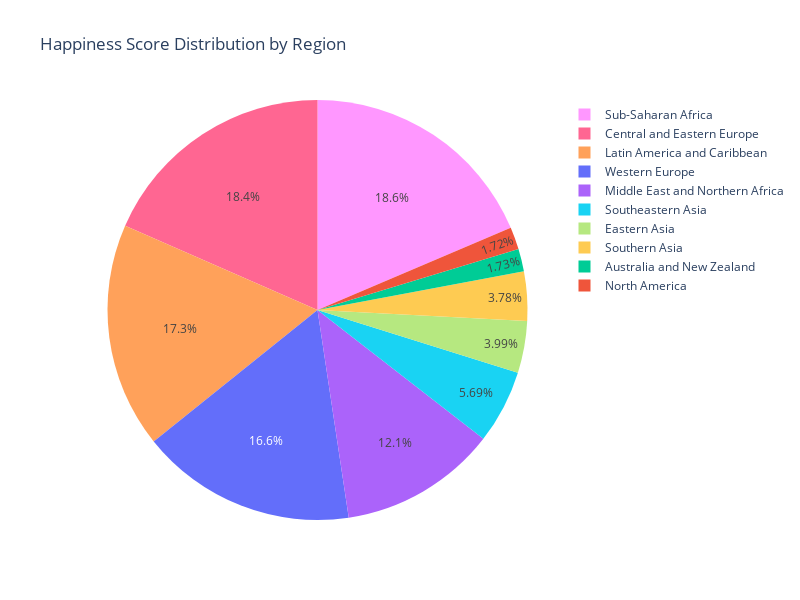

Here is the notebook cell this chart was saved with:
### Markdown cell above
>Create a pie chart to present Happiness Score by Regions

### Code cell
import pandas as pd
import plotly.express as px

# Create pie chart using Plotly
fig4 = px.pie(
    df,
    values='Happiness Score',
    names='Region',
    title="Happiness Score Distribution by Region",
    color='Region',
    width=800,
    height=600
)

# Show the figure
fig4.show()

### Figure 1 — Plotly figure (JSON) as saved in the notebook; plotly's stock layout.template omitted (floating-point values rounded to 4 significant figures; data arrays with more than 128 entries replaced by an {"elided": "..."} marker saying what was removed)
{"data": [{"customdata": {"elided": "157x1 str values"}, "domain": {"x": [0, 1], "y": [0, 1]}, "hovertemplate": "Region=%{customdata[0]}<br>Happiness Score=%{value}<extra></extra>", "labels": {"elided": "157 str values"}, "legendgroup": "", "marker": {"colors": {"elided": "157 str values"}}, "name": "", "showlegend": true, "type": "pie", "values": {"elided": "157 float values"}}], "layout": {"height": 600, "legend": {"tracegroupgap": 0}, "title": {"text": "Happiness Score Distribution by Region"}, "width": 800}}
